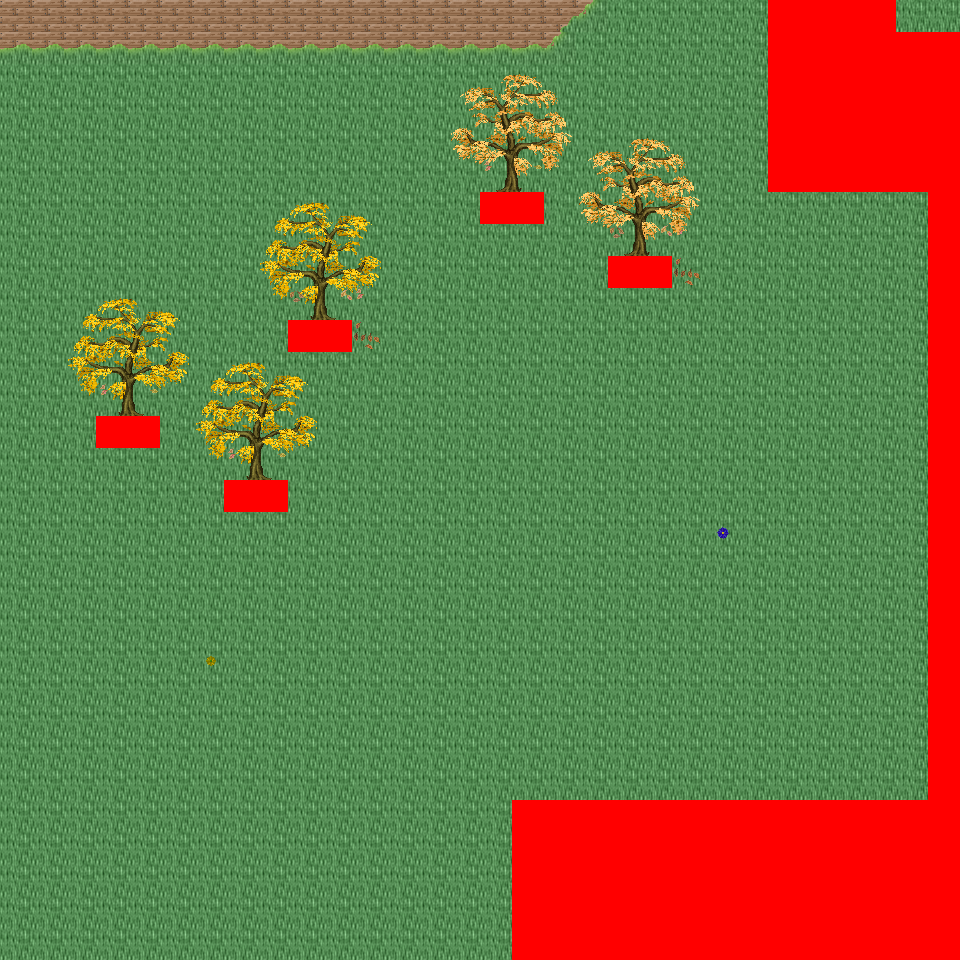

This is a level from a 2D game, rendered from its Tiled map with the project's own tilesets. A one-line summary and the map file follow, with tile-layer data summarised:
An orthogonal 30x30 tile map with 32x32 px tiles, 6 tile layers (Ground, Object, Object2, Above, ...), 46 tilesets and 5 objects (5x mapExit).

<map version="1.0" orientation="orthogonal" renderorder="right-down" width="30" height="30" tilewidth="32" tileheight="32" nextobjectid="6">
  <tileset firstgid="1" name="tileset_logic_collision" tilewidth="32" tileheight="32" tilecount="1" columns="1">
    <image source="../drawable/tileset_logic_collision.png" width="32" height="32" />
  </tileset>
  <tileset firstgid="2" name="tileset_ground_ridge_earth_pale" tilewidth="32" tileheight="32" tilecount="96" columns="12">
    <image source="../drawable/tileset_ground_ridge_earth_pale.png" width="384" height="256" />
  </tileset>
  <tileset firstgid="98" name="tileset_ground_ridge_earth_dark" tilewidth="32" tileheight="32" tilecount="96" columns="12">
    <image source="../drawable/tileset_ground_ridge_earth_dark.png" width="384" height="256" />
  </tileset>
  <tileset firstgid="194" name="tileset_ground_ground" tilewidth="32" tileheight="32" tilecount="33" columns="3">
    <image source="../drawable/tileset_ground_ground.png" width="96" height="352" />
  </tileset>
  <tileset firstgid="227" name="tileset_building_castle" tilewidth="32" tileheight="32" tilecount="320" columns="20">
    <image source="../drawable/tileset_building_castle.png" width="640" height="512" />
  </tileset>
  <tileset firstgid="547" name="tileset_item_pot_barrels_1" tilewidth="32" tileheight="32" tilecount="8" columns="4">
    <image source="../drawable/tileset_item_pot_barrels_1.png" width="128" height="64" />
  </tileset>
  <tileset firstgid="555" name="tileset_item_weapon_cannon" tilewidth="32" tileheight="32" tilecount="12" columns="3">
    <image source="../drawable/tileset_item_weapon_cannon.png" width="96" height="128" />
  </tileset>
  <tileset firstgid="567" name="tileset_building_door_closed" tilewidth="32" tileheight="32" tilecount="1" columns="1">
    <image source="../drawable/tileset_building_door_closed.png" width="32" height="32" />
  </tileset>
  <tileset firstgid="568" name="tileset_building_door_door" tilewidth="32" tileheight="32" tilecount="6" columns="3">
    <image source="../drawable/tileset_building_door_door.png" width="96" height="64" />
  </tileset>
  <tileset firstgid="574" name="tileset_building_window_window_centered" tilewidth="32" tileheight="32" tilecount="1" columns="1">
    <image source="../drawable/tileset_building_window_window_centered.png" width="32" height="32" />
  </tileset>
  <tileset firstgid="575" name="tileset_building_decoration_chimney_big" tilewidth="32" tileheight="32" tilecount="2" columns="1">
    <image source="../drawable/tileset_building_decoration_chimney_big.png" width="32" height="64" />
  </tileset>
  <tileset firstgid="577" name="tileset_building_stairs_stairs_grey" tilewidth="32" tileheight="32" tilecount="6" columns="3">
    <image source="../drawable/tileset_building_stairs_stairs_grey.png" width="96" height="64" />
  </tileset>
  <tileset firstgid="583" name="tileset_building_witch_hut" tilewidth="32" tileheight="32" tilecount="80" columns="5">
    <image source="../drawable/tileset_building_witch_hut.png" width="160" height="512" />
  </tileset>
  <tileset firstgid="663" name="tileset_ground_grass_edges" tilewidth="32" tileheight="32" tilecount="36" columns="12">
    <image source="../drawable/tileset_ground_grass_edges.png" width="384" height="96" />
  </tileset>
  <tileset firstgid="699" name="tileset_ground_grass_corners" tilewidth="32" tileheight="32" tilecount="24" columns="6">
    <image source="../drawable/tileset_ground_grass_corners.png" width="192" height="128" />
  </tileset>
  <tileset firstgid="723" name="tileset_logic_item_vegetable" tilewidth="32" tileheight="32" tilecount="13" columns="13">
    <image source="../drawable/tileset_logic_item_vegetable.png" width="256" height="64" />
  </tileset>
  <tileset firstgid="736" name="tileset_plant_tree_fall_trees" tilewidth="32" tileheight="32" tilecount="40" columns="8">
    <image source="../drawable/tileset_plant_tree_fall_trees.png" width="256" height="160" />
  </tileset>
  <tileset firstgid="776" name="tileset_plant_stump_stump_pale_purple" tilewidth="32" tileheight="32" tilecount="4" columns="2">
    <image source="../drawable/tileset_plant_stump_stump_pale_purple.png" width="64" height="64" />
  </tileset>
  <tileset firstgid="780" name="tileset_plant_stump_small_stump" tilewidth="32" tileheight="32" tilecount="4" columns="2">
    <image source="../drawable/tileset_plant_stump_small_stump.png" width="64" height="64" />
  </tileset>
  <tileset firstgid="784" name="tileset_furniture_light_small_lamp" tilewidth="32" tileheight="32" tilecount="4" columns="4">
    <image source="../drawable/tileset_furniture_light_small_lamp.png" width="128" height="32" />
  </tileset>
  <tileset firstgid="788" name="tileset_item_pot_barrel" tilewidth="32" tileheight="32" tilecount="2" columns="1">
    <image source="../drawable/tileset_item_pot_barrel.png" width="32" height="64" />
  </tileset>
  <tileset firstgid="790" name="tileset_plant_tree_locust_tree" tilewidth="32" tileheight="32" tilecount="20" columns="4">
    <image source="../drawable/tileset_plant_tree_locust_tree.png" width="128" height="160" />
  </tileset>
  <tileset firstgid="810" name="tileset_plant_leaves" tilewidth="32" tileheight="32" tilecount="8" columns="4">
    <image source="../drawable/tileset_plant_leaves.png" width="128" height="64" />
  </tileset>
  <tileset firstgid="818" name="tileset_plant_flower_daisy_blue" tilewidth="32" tileheight="32" tilecount="8" columns="2">
    <image source="../drawable/tileset_plant_flower_daisy_blue.png" width="64" height="128" />
  </tileset>
  <tileset firstgid="826" name="tileset_plant_flower_daisy_yellow" tilewidth="32" tileheight="32" tilecount="8" columns="2">
    <image source="../drawable/tileset_plant_flower_daisy_yellow.png" width="64" height="128" />
  </tileset>
  <tileset firstgid="834" name="tileset_plant_flower_small_flower_bed_2" tilewidth="32" tileheight="32" tilecount="12" columns="3">
    <image source="../drawable/tileset_plant_flower_small_flower_bed_2.png" width="96" height="128" />
  </tileset>
  <tileset firstgid="846" name="tileset_plant_flower_small_flower_bed" tilewidth="32" tileheight="32" tilecount="12" columns="3">
    <image source="../drawable/tileset_plant_flower_small_flower_bed.png" width="96" height="128" />
  </tileset>
  <tileset firstgid="858" name="tileset_plant_flower_flower_bed_1" tilewidth="32" tileheight="32" tilecount="35" columns="7">
    <image source="../drawable/tileset_plant_flower_flower_bed_1.png" width="224" height="160" />
  </tileset>
  <tileset firstgid="893" name="tileset_plant_flower_hothouse_flowers" tilewidth="32" tileheight="32" tilecount="72" columns="6">
    <image source="../drawable/tileset_plant_flower_hothouse_flowers.png" width="192" height="384" />
  </tileset>
  <tileset firstgid="965" name="tileset_furniture_light_lamp_blue" tilewidth="32" tileheight="32" tilecount="3" columns="1">
    <image source="../drawable/tileset_furniture_light_lamp_blue.png" width="32" height="96" />
  </tileset>
  <tileset firstgid="968" name="tileset_light_dim_light_7x5" tilewidth="32" tileheight="32" tilecount="35" columns="7">
    <image source="../drawable/tileset_light_dim_light_7x5.png" width="224" height="160" />
  </tileset>
  <tileset firstgid="1003" name="tileset_building_decoration_chimney" tilewidth="32" tileheight="32" tilecount="2" columns="1">
    <image source="../drawable/tileset_building_decoration_chimney.png" width="32" height="64" />
  </tileset>
  <tileset firstgid="1005" name="tileset_building_decoration_cauldron_sign" tilewidth="32" tileheight="32" tilecount="1" columns="1">
    <image source="../drawable/tileset_building_decoration_cauldron_sign.png" width="32" height="32" />
  </tileset>
  <tileset firstgid="1006" name="tileset_building_decoration_magician_banner" tilewidth="32" tileheight="32" tilecount="3" columns="3">
    <image source="../drawable/tileset_building_decoration_magician_banner.png" width="96" height="32" />
  </tileset>
  <tileset firstgid="1009" name="tileset_logic_portal" tilewidth="32" tileheight="32" tilecount="24" columns="8">
    <image source="../drawable/tileset_logic_portal.png" width="256" height="96" />
  </tileset>
  <tileset firstgid="1033" name="tileset_ground_ground_3" tilewidth="32" tileheight="32" tilecount="5" columns="5">
    <image source="../drawable/tileset_ground_ground_3.png" width="160" height="32" />
  </tileset>
  <tileset firstgid="1038" name="tileset_building_cottage" tilewidth="32" tileheight="32" tilecount="256" columns="16">
    <image source="../drawable/tileset_building_cottage.png" width="512" height="512" />
  </tileset>
  <tileset firstgid="1294" name="tileset_building_roof_thatched_roof" tilewidth="32" tileheight="32" tilecount="256" columns="16">
    <image source="../drawable/tileset_building_roof_thatched_roof.png" width="512" height="512" />
  </tileset>
  <tileset firstgid="1550" name="tileset_building_door_doors" tilewidth="32" tileheight="32" tilecount="256" columns="16">
    <image source="../drawable/tileset_building_door_doors.png" width="512" height="512" />
  </tileset>
  <tileset firstgid="1806" name="tileset_building_window_windows" tilewidth="32" tileheight="32" tilecount="256" columns="16">
    <image source="../drawable/tileset_building_window_windows.png" width="512" height="512" />
  </tileset>
  <tileset firstgid="2062" name="tileset_plant_bush_leafy" tilewidth="32" tileheight="32" tilecount="48" columns="8">
    <image source="../drawable/tileset_plant_bush_leafy.png" width="256" height="192" />
  </tileset>
  <tileset firstgid="2110" name="tileset_plant_bush_flowering" tilewidth="32" tileheight="32" tilecount="72" columns="8">
    <image source="../drawable/tileset_plant_bush_flowering.png" width="256" height="288" />
  </tileset>
  <tileset firstgid="2182" name="tileset_object_stone_well" tilewidth="32" tileheight="32" tilecount="6" columns="2">
    <image source="../drawable/tileset_object_stone_well.png" width="64" height="96" />
  </tileset>
  <tileset firstgid="2188" name="tileset_item_pot_cauldron" tilewidth="32" tileheight="32" tilecount="48" columns="8">
    <image source="../drawable/tileset_item_pot_cauldron.png" width="256" height="192" />
  </tileset>
  <tileset firstgid="2236" name="tileset_item_campfires" tilewidth="32" tileheight="32" tilecount="2" columns="2">
    <image source="../drawable/tileset_item_campfires.png" width="64" height="32" />
  </tileset>
  <tileset firstgid="2238" name="tileset_item_firewood" tilewidth="32" tileheight="32" tilecount="12" columns="3">
    <image source="../drawable/tileset_item_firewood.png" width="96" height="128" />
  </tileset>
  <layer name="Ground" width="30" height="30">
    <data>[900 cells, 900 non-empty, 9 distinct tile ids]</data>
  </layer>
  <layer name="Object" width="30" height="30">
    <data>[900 cells, 46 non-empty, 15 distinct tile ids]</data>
  </layer>
  <layer name="Object2" width="30" height="30">
    <data>[900 cells, 29 non-empty, 13 distinct tile ids]</data>
  </layer>
  <layer name="Above" width="30" height="30">
    <data>[900 cells, 86 non-empty, 34 distinct tile ids]</data>
  </layer>
  <layer name="Above2" width="30" height="30">
    <data>[900 cells, 0 non-empty, 0 distinct tile ids]</data>
  </layer>
  <layer name="Walkable" width="30" height="30">
    <data>[900 cells, 133 non-empty, 1 distinct tile ids]</data>
  </layer>
  <objectgroup name="MapEvents">
    <object id="1" name="north" type="mapExit" x="0" y="0" width="768" height="32">
      <properties>
        <property name="map" value="level_0_x53_y42" />
        <property name="x" value="0" />
        <property name="y" value="28" />
      </properties>
    </object>
    <object id="2" name="north2" type="mapExit" x="896" y="0" width="64" height="32">
      <properties>
        <property name="map" value="level_0_x53_y42" />
        <property name="x" value="28" />
        <property name="y" value="28" />
      </properties>
    </object>
    <object id="3" name="south" type="mapExit" x="0" y="928" width="512" height="32">
      <properties>
        <property name="map" value="level_0_x53_y44" />
        <property name="x" value="0" />
        <property name="y" value="1" />
      </properties>
    </object>
    <object id="4" name="west" type="mapExit" x="0" y="0" width="32" height="960">
      <properties>
        <property name="map" value="level_0_x52_y43" />
        <property name="x" value="28" />
        <property name="y" value="0" />
      </properties>
    </object>
    <object id="5" name="east" type="mapExit" x="928" y="0" width="32" height="32">
      <properties>
        <property name="map" value="level_0_x54_y43" />
        <property name="x" value="1" />
        <property name="y" value="0" />
      </properties>
    </object>
  </objectgroup>
</map>
